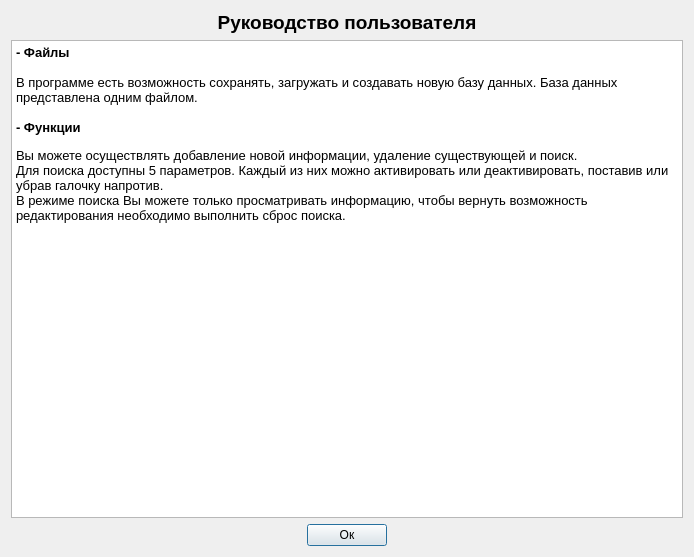
<?xml version="1.0" encoding="UTF-8"?>
<ui version="4.0">
 <class>instruction</class>
 <widget class="QDialog" name="instruction">
  <property name="geometry">
   <rect>
    <x>0</x>
    <y>0</y>
    <width>694</width>
    <height>557</height>
   </rect>
  </property>
  <property name="windowTitle">
   <string>Dialog</string>
  </property>
  <layout class="QVBoxLayout" name="verticalLayout">
   <item>
    <widget class="QLabel" name="label">
     <property name="font">
      <font>
       <pointsize>14</pointsize>
       <weight>75</weight>
       <bold>true</bold>
      </font>
     </property>
     <property name="text">
      <string>Руководство пользователя</string>
     </property>
     <property name="alignment">
      <set>Qt::AlignCenter</set>
     </property>
    </widget>
   </item>
   <item>
    <widget class="QTextBrowser" name="textBrowser">
     <property name="html">
      <string>&lt;!DOCTYPE HTML PUBLIC &quot;-//W3C//DTD HTML 4.0//EN&quot; &quot;http://www.w3.org/TR/REC-html40/strict.dtd&quot;&gt;
&lt;html&gt;&lt;head&gt;&lt;meta name=&quot;qrichtext&quot; content=&quot;1&quot; /&gt;&lt;style type=&quot;text/css&quot;&gt;
p, li { white-space: pre-wrap; }
&lt;/style&gt;&lt;/head&gt;&lt;body style=&quot; font-family:'MS Shell Dlg 2'; font-size:7.8pt; font-weight:400; font-style:normal;&quot;&gt;
&lt;p style=&quot; margin-top:0px; margin-bottom:0px; margin-left:0px; margin-right:0px; -qt-block-indent:0; text-indent:0px;&quot;&gt;&lt;span style=&quot; font-family:'MS Shell Dlg 2'; font-size:10pt; font-weight:600;&quot;&gt;- Файлы&lt;/span&gt;&lt;/p&gt;
&lt;p style=&quot;-qt-paragraph-type:empty; margin-top:0px; margin-bottom:0px; margin-left:0px; margin-right:0px; -qt-block-indent:0; text-indent:0px; font-family:'MS Shell Dlg 2'; font-size:10pt;&quot;&gt;&lt;br /&gt;&lt;/p&gt;
&lt;p style=&quot; margin-top:0px; margin-bottom:0px; margin-left:0px; margin-right:0px; -qt-block-indent:0; text-indent:0px;&quot;&gt;&lt;span style=&quot; font-family:'MS Shell Dlg 2'; font-size:10pt;&quot;&gt;В программе есть возможность сохранять, загружать и создавать новую базу данных. База данных представлена одним файлом.&lt;/span&gt;&lt;/p&gt;
&lt;p style=&quot;-qt-paragraph-type:empty; margin-top:0px; margin-bottom:0px; margin-left:0px; margin-right:0px; -qt-block-indent:0; text-indent:0px; font-family:'MS Shell Dlg 2'; font-size:10pt;&quot;&gt;&lt;br /&gt;&lt;/p&gt;
&lt;p style=&quot; margin-top:0px; margin-bottom:0px; margin-left:0px; margin-right:0px; -qt-block-indent:0; text-indent:0px;&quot;&gt;&lt;span style=&quot; font-family:'MS Shell Dlg 2'; font-size:10pt; font-weight:600;&quot;&gt;- Функции&lt;/span&gt;&lt;span style=&quot; font-family:'MS Shell Dlg 2'; font-size:10pt;&quot;&gt;&lt;br /&gt;&lt;/span&gt;&lt;/p&gt;
&lt;p style=&quot; margin-top:0px; margin-bottom:0px; margin-left:0px; margin-right:0px; -qt-block-indent:0; text-indent:0px;&quot;&gt;&lt;span style=&quot; font-family:'MS Shell Dlg 2'; font-size:10pt;&quot;&gt;Вы можете осуществлять добавление новой информации, удаление существующей и поиск.&lt;/span&gt;&lt;/p&gt;
&lt;p style=&quot; margin-top:0px; margin-bottom:0px; margin-left:0px; margin-right:0px; -qt-block-indent:0; text-indent:0px;&quot;&gt;&lt;span style=&quot; font-family:'MS Shell Dlg 2'; font-size:10pt;&quot;&gt;Для поиска доступны 5 параметров. Каждый из них можно активировать или деактивировать, поставив или убрав галочку напротив.&lt;br /&gt;В режиме поиска Вы можете только просматривать информацию, чтобы вернуть возможность редактирования необходимо выполнить сброс поиска.&lt;br /&gt;&lt;/span&gt;&lt;/p&gt;&lt;/body&gt;&lt;/html&gt;</string>
     </property>
    </widget>
   </item>
   <item>
    <layout class="QHBoxLayout" name="horizontalLayout_2">
     <item>
      <spacer name="horizontalSpacer">
       <property name="orientation">
        <enum>Qt::Horizontal</enum>
       </property>
       <property name="sizeHint" stdset="0">
        <size>
         <width>40</width>
         <height>20</height>
        </size>
       </property>
      </spacer>
     </item>
     <item>
      <widget class="QPushButton" name="pushButton">
       <property name="text">
        <string>Ок</string>
       </property>
      </widget>
     </item>
     <item>
      <spacer name="horizontalSpacer_2">
       <property name="orientation">
        <enum>Qt::Horizontal</enum>
       </property>
       <property name="sizeHint" stdset="0">
        <size>
         <width>40</width>
         <height>20</height>
        </size>
       </property>
      </spacer>
     </item>
    </layout>
   </item>
  </layout>
 </widget>
 <resources/>
 <connections/>
</ui>
